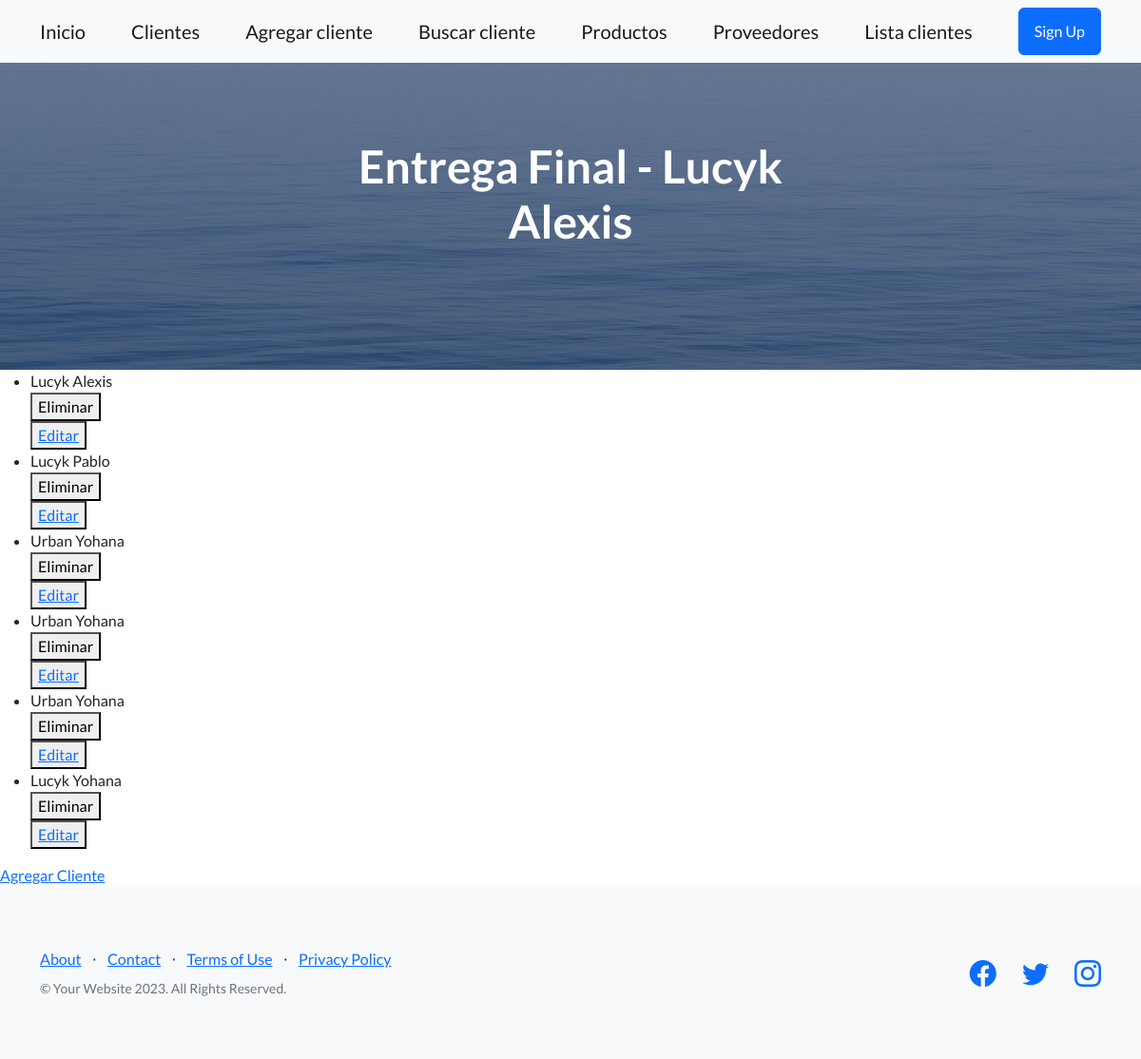
Page /app-tercera/lista-cliente/ on the earlier database version.
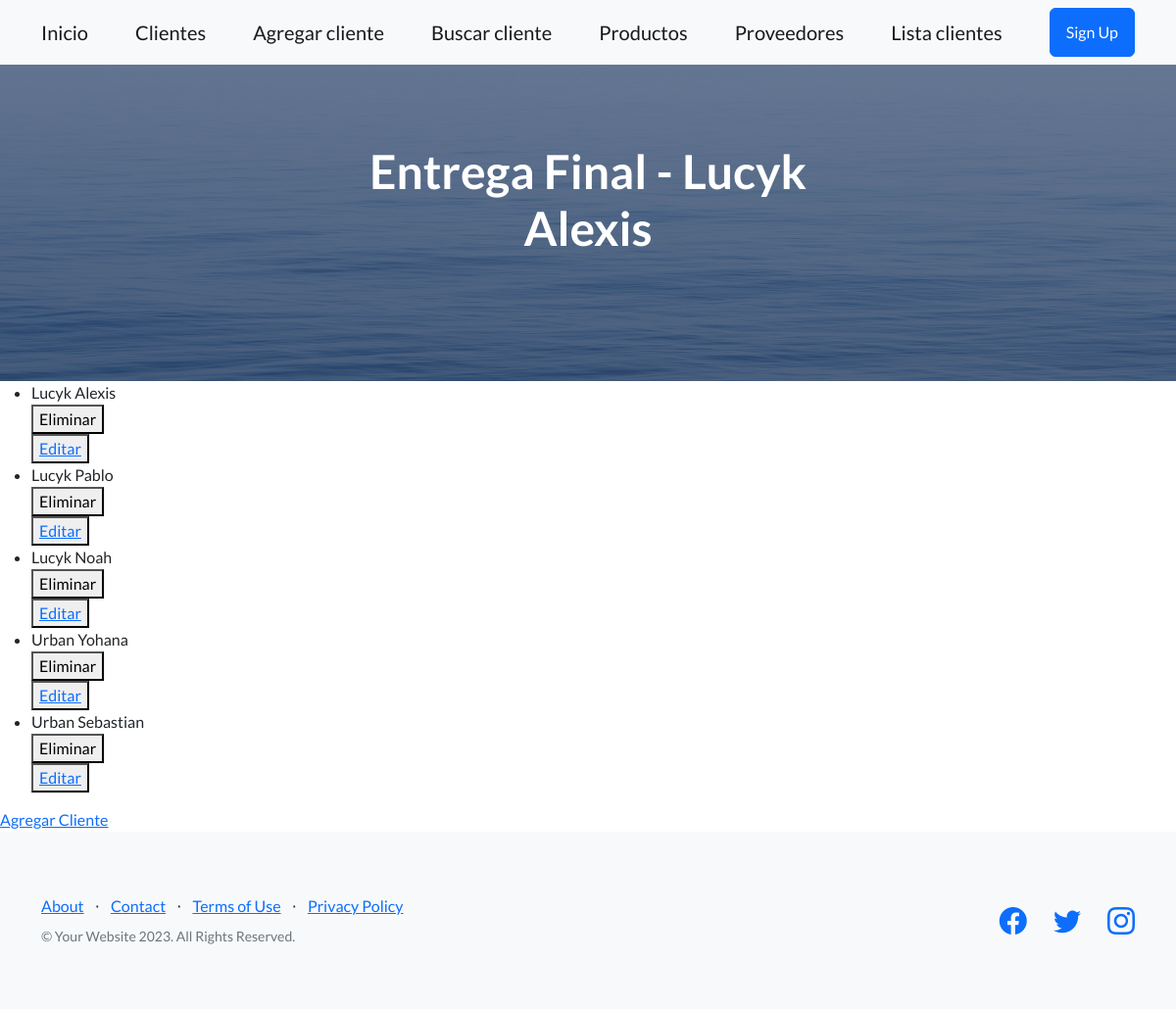
Same page on the later database version.
### AppTercera/models.py (models this page shows)
class Cliente(models.Model):
    apellido=models.CharField(max_length=30)
    nombre=models.CharField(max_length=30)
    telefono=models.IntegerField()
    def __str__(self):
        return f'{self.apellido} {self.nombre}'

### AppTercera/views.py (the view)
# urls.py: path('lista-cliente/', ClienteList.as_view(), name='ListaCliente'), # Se invocan clases como funcion con el .as_view()
class ClienteList(ListView):
    model = Cliente
    template_name = 'cliente_list.html'
    context_object_name = 'clientes'

### AppTercera/templates/cliente_list.html
{% extends 'padre.html' %}
{% block contenidoQueCambia %}
    <ul>
        {% for cliente in clientes %}
            <li>{{cliente}}</li>
            <div>
                <form action="{% url 'EliminaCliente' cliente.id %}" method="post"> {% csrf_token %}
                    <button type="submit">Eliminar</button>
                </form>
                <button>
                    <a href="{% url 'ActualizaCliente' cliente.id %}">Editar</a>
                </button>
            </div>
        {% endfor %}
    </ul>
    <a href="{% url 'CreaCliente' %}">Agregar Cliente</a>
{% endblock contenidoQueCambia %}

Differences in the rows shown:
removed Cliente: apellido+nombre "Urban Yohana"
removed Cliente: apellido+nombre "Urban Yohana"
removed Cliente: apellido+nombre "Lucyk Yohana"
added Cliente: apellido+nombre "Lucyk Noah"
added Cliente: apellido+nombre "Urban Sebastian"
